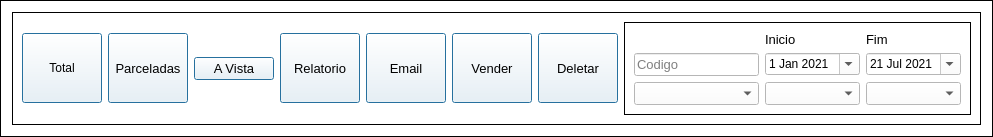
               <widget class="QFrame" name="frame_15">
                <property name="styleSheet">
                 <string notr="true">background-color: rgb(255, 255, 255);</string>
                </property>
                <property name="frameShape">
                 <enum>QFrame::Box</enum>
                </property>
                <property name="frameShadow">
                 <enum>QFrame::Plain</enum>
                </property>
                <layout class="QGridLayout" name="gridLayout_30">
                 <item row="0" column="0">
                  <widget class="QFrame" name="frame_11">
                   <property name="frameShape">
                    <enum>QFrame::Box</enum>
                   </property>
                   <property name="frameShadow">
                    <enum>QFrame::Plain</enum>
                   </property>
                   <layout class="QGridLayout" name="gridLayout_29">
                    <item row="0" column="7">
                     <widget class="QFrame" name="frame_35">
                      <property name="frameShape">
                       <enum>QFrame::Box</enum>
                      </property>
                      <property name="frameShadow">
                       <enum>QFrame::Plain</enum>
                      </property>
                      <layout class="QGridLayout" name="gridLayout_32">
                       <item row="0" column="2">
                        <widget class="QLabel" name="label_76">
                         <property name="font">
                          <font>
                           <family>Arial</family>
                           <pointsize>10</pointsize>
                          </font>
                         </property>
                         <property name="styleSheet">
                          <string notr="true"/>
                         </property>
                         <property name="text">
                          <string>Fim</string>
                         </property>
                        </widget>
                       </item>
                       <item row="2" column="2">
                        <widget class="QComboBox" name="comboBox_7">
                         <property name="font">
                          <font>
                           <family>Arial</family>
                           <pointsize>10</pointsize>
                          </font>
                         </property>
                         <property name="cursor">
                          <cursorShape>PointingHandCursor</cursorShape>
                         </property>
                         <property name="styleSheet">
                          <string notr="true">background-color: rgb(255, 255, 255);
color: rgb(0, 0, 0);</string>
                         </property>
                        </widget>
                       </item>
                       <item row="2" column="1">
                        <widget class="QComboBox" name="comboBox_8">
                         <property name="font">
                          <font>
                           <family>Arial</family>
                           <pointsize>10</pointsize>
                          </font>
                         </property>
                         <property name="cursor">
                          <cursorShape>PointingHandCursor</cursorShape>
                         </property>
                         <property name="styleSheet">
                          <string notr="true">background-color: rgb(255, 255, 255);
color: rgb(0, 0, 0);</string>
                         </property>
                        </widget>
                       </item>
                       <item row="0" column="1">
                        <widget class="QLabel" name="label_77">
                         <property name="font">
                          <font>
                           <family>Arial</family>
                           <pointsize>10</pointsize>
                          </font>
                         </property>
                         <property name="styleSheet">
                          <string notr="true"/>
                         </property>
                         <property name="text">
                          <string>Inicio</string>
                         </property>
                        </widget>
                       </item>
                       <item row="2" column="0">
                        <widget class="QComboBox" name="comboBox_6">
                         <property name="font">
                          <font>
                           <family>Arial</family>
                           <pointsize>10</pointsize>
                          </font>
                         </property>
                         <property name="cursor">
                          <cursorShape>PointingHandCursor</cursorShape>
                         </property>
                         <property name="styleSheet">
                          <string notr="true">background-color: rgb(255, 255, 255);
color: rgb(0, 0, 0);</string>
                         </property>
                        </widget>
                       </item>
                       <item row="1" column="1">
                        <widget class="QDateEdit" name="dateEdit_4">
                         <property name="enabled">
                          <bool>true</bool>
                         </property>
                         <property name="sizePolicy">
                          <sizepolicy hsizetype="Fixed" vsizetype="Fixed">
                           <horstretch>0</horstretch>
                           <verstretch>0</verstretch>
                          </sizepolicy>
                         </property>
                         <property name="font">
                          <font>
                           <family>MS Shell Dlg 2</family>
                          </font>
                         </property>
                         <property name="cursor">
                          <cursorShape>PointingHandCursor</cursorShape>
                         </property>
                         <property name="styleSheet">
                          <string notr="true">color: rgb(0, 0, 0);
background-color: rgb(255, 255, 255);</string>
                         </property>
                         <property name="accelerated">
                          <bool>false</bool>
                         </property>
                         <property name="correctionMode">
                          <enum>QAbstractSpinBox::CorrectToPreviousValue</enum>
                         </property>
                         <property name="showGroupSeparator" stdset="0">
                          <bool>false</bool>
                         </property>
                         <property name="currentSection">
                          <enum>QDateTimeEdit::DaySection</enum>
                         </property>
                         <property name="calendarPopup">
                          <bool>true</bool>
                         </property>
                         <property name="timeSpec">
                          <enum>Qt::TimeZone</enum>
                         </property>
                         <property name="date">
                          <date>
                           <year>2021</year>
                           <month>1</month>
                           <day>1</day>
                          </date>
                         </property>
                        </widget>
                       </item>
                       <item row="1" column="2">
                        <widget class="QDateEdit" name="dateEdit_5">
                         <property name="cursor">
                          <cursorShape>PointingHandCursor</cursorShape>
                         </property>
                         <property name="styleSheet">
                          <string notr="true">color: rgb(0, 0, 0);
background-color: rgb(255, 255, 255);background-color: rgb(255, 255, 255);</string>
                         </property>
                         <property name="calendarPopup">
                          <bool>true</bool>
                         </property>
                         <property name="date">
                          <date>
                           <year>2021</year>
                           <month>7</month>
                           <day>21</day>
                          </date>
                         </property>
                        </widget>
                       </item>
                       <item row="1" column="0">
                        <widget class="QLineEdit" name="lineEdit_13">
                         <property name="font">
                          <font>
                           <pointsize>10</pointsize>
                          </font>
                         </property>
                         <property name="styleSheet">
                          <string notr="true">background-color: rgb(255, 255, 255);</string>
                         </property>
                         <property name="placeholderText">
                          <string>Codigo</string>
                         </property>
                        </widget>
                       </item>
                      </layout>
                     </widget>
                    </item>
                    <item row="0" column="6">
                     <widget class="QPushButton" name="pushButton_9">
                      <property name="enabled">
                       <bool>true</bool>
                      </property>
                      <property name="maximumSize">
                       <size>
                        <width>82</width>
                        <height>70</height>
                       </size>
                      </property>
                      <property name="font">
                       <font>
                        <pointsize>10</pointsize>
                        <weight>50</weight>
                        <bold>false</bold>
                       </font>
                      </property>
                      <property name="cursor">
                       <cursorShape>PointingHandCursor</cursorShape>
                      </property>
                      <property name="focusPolicy">
                       <enum>Qt::NoFocus</enum>
                      </property>
                      <property name="toolTip">
                       <string>Dar baixa em vendas</string>
                      </property>
                      <property name="styleSheet">
                       <string notr="true"/>
                      </property>
                      <property name="text">
                       <string>Deletar</string>
                      </property>
                      <property name="icon">
                       <iconset>
                        <normaloff>SistemaDeVendas/Imagens/fdelete_256.ico</normaloff>SistemaDeVendas/Imagens/fdelete_256.ico</iconset>
                      </property>
                      <property name="iconSize">
                       <size>
                        <width>37</width>
                        <height>68</height>
                       </size>
                      </property>
                      <property name="autoDefault">
                       <bool>true</bool>
                      </property>
                      <property name="default">
                       <bool>true</bool>
                      </property>
                      <property name="flat">
                       <bool>false</bool>
                      </property>
                     </widget>
                    </item>
                    <item row="0" column="5">
                     <widget class="QPushButton" name="realizarVendas">
                      <property name="maximumSize">
                       <size>
                        <width>82</width>
                        <height>70</height>
                       </size>
                      </property>
                      <property name="font">
                       <font>
                        <pointsize>10</pointsize>
                        <weight>50</weight>
                        <bold>false</bold>
                       </font>
                      </property>
                      <property name="cursor">
                       <cursorShape>PointingHandCursor</cursorShape>
                      </property>
                      <property name="focusPolicy">
                       <enum>Qt::NoFocus</enum>
                      </property>
                      <property name="toolTip">
                       <string>Enviar email</string>
                      </property>
                      <property name="styleSheet">
                       <string notr="true"/>
                      </property>
                      <property name="text">
                       <string>Vender</string>
                      </property>
                      <property name="icon">
                       <iconset>
                        <normaloff>SistemaDeVendas/Imagens/carrinhodecompras.png</normaloff>SistemaDeVendas/Imagens/carrinhodecompras.png</iconset>
                      </property>
                      <property name="iconSize">
                       <size>
                        <width>37</width>
                        <height>50</height>
                       </size>
                      </property>
                      <property name="autoDefault">
                       <bool>true</bool>
                      </property>
                      <property name="default">
                       <bool>true</bool>
                      </property>
                      <property name="flat">
                       <bool>false</bool>
                      </property>
                     </widget>
                    </item>
                    <item row="0" column="4">
                     <widget class="QPushButton" name="enviaemail">
                      <property name="maximumSize">
                       <size>
                        <width>82</width>
                        <height>70</height>
                       </size>
                      </property>
                      <property name="font">
                       <font>
                        <pointsize>10</pointsize>
                        <weight>50</weight>
                        <bold>false</bold>
                       </font>
                      </property>
                      <property name="cursor">
                       <cursorShape>PointingHandCursor</cursorShape>
                      </property>
                      <property name="focusPolicy">
                       <enum>Qt::NoFocus</enum>
                      </property>
                      <property name="toolTip">
                       <string>Enviar email</string>
                      </property>
                      <property name="styleSheet">
                       <string notr="true"/>
                      </property>
                      <property name="text">
                       <string>Email</string>
                      </property>
                      <property name="icon">
                       <iconset>
                        <normaloff>SistemaDeVendas/Imagens/o-email.png</normaloff>SistemaDeVendas/Imagens/o-email.png</iconset>
                      </property>
                      <property name="iconSize">
                       <size>
                        <width>37</width>
                        <height>50</height>
                       </size>
                      </property>
                      <property name="autoDefault">
                       <bool>true</bool>
                      </property>
                      <property name="default">
                       <bool>true</bool>
                      </property>
                      <property name="flat">
                       <bool>false</bool>
                      </property>
                     </widget>
                    </item>
                    <item row="0" column="3">
                     <widget class="QPushButton" name="geraexcel">
                      <property name="maximumSize">
                       <size>
                        <width>82</width>
                        <height>70</height>
                       </size>
                      </property>
                      <property name="font">
                       <font>
                        <pointsize>10</pointsize>
                        <weight>50</weight>
                        <bold>false</bold>
                       </font>
                      </property>
                      <property name="cursor">
                       <cursorShape>PointingHandCursor</cursorShape>
                      </property>
                      <property name="focusPolicy">
                       <enum>Qt::NoFocus</enum>
                      </property>
                      <property name="toolTip">
                       <string>Gerar relatorio de vendas</string>
                      </property>
                      <property name="styleSheet">
                       <string notr="true"/>
                      </property>
                      <property name="text">
                       <string>Relatorio</string>
                      </property>
                      <property name="icon">
                       <iconset>
                        <normaloff>SistemaDeVendas/Imagens/excel.png</normaloff>SistemaDeVendas/Imagens/excel.png</iconset>
                      </property>
                      <property name="iconSize">
                       <size>
                        <width>65</width>
                        <height>32</height>
                       </size>
                      </property>
                      <property name="shortcut">
                       <string/>
                      </property>
                      <property name="checkable">
                       <bool>false</bool>
                      </property>
                      <property name="checked">
                       <bool>false</bool>
                      </property>
                      <property name="autoDefault">
                       <bool>true</bool>
                      </property>
                      <property name="default">
                       <bool>true</bool>
                      </property>
                      <property name="flat">
                       <bool>false</bool>
                      </property>
                     </widget>
                    </item>
                    <item row="0" column="2">
                     <widget class="QPushButton" name="pushButton_15">
                      <property name="font">
                       <font>
                        <pointsize>10</pointsize>
                        <weight>50</weight>
                        <bold>false</bold>
                       </font>
                      </property>
                      <property name="cursor">
                       <cursorShape>PointingHandCursor</cursorShape>
                      </property>
                      <property name="focusPolicy">
                       <enum>Qt::NoFocus</enum>
                      </property>
                      <property name="toolTip">
                       <string>Vendas a vista</string>
                      </property>
                      <property name="styleSheet">
                       <string notr="true"/>
                      </property>
                      <property name="text">
                       <string>A Vista</string>
                      </property>
                      <property name="icon">
                       <iconset>
                        <normaloff>SistemaDeVendas/Imagens/vendaavista.ico</normaloff>SistemaDeVendas/Imagens/vendaavista.ico</iconset>
                      </property>
                      <property name="iconSize">
                       <size>
                        <width>30</width>
                        <height>64</height>
                       </size>
                      </property>
                      <property name="autoDefault">
                       <bool>true</bool>
                      </property>
                      <property name="default">
                       <bool>true</bool>
                      </property>
                      <property name="flat">
                       <bool>false</bool>
                      </property>
                     </widget>
                    </item>
                    <item row="0" column="1">
                     <widget class="QPushButton" name="pushButton_10">
                      <property name="enabled">
                       <bool>true</bool>
                      </property>
                      <property name="maximumSize">
                       <size>
                        <width>82</width>
                        <height>70</height>
                       </size>
                      </property>
                      <property name="font">
                       <font>
                        <pointsize>10</pointsize>
                        <weight>50</weight>
                        <bold>false</bold>
                       </font>
                      </property>
                      <property name="cursor">
                       <cursorShape>PointingHandCursor</cursorShape>
                      </property>
                      <property name="focusPolicy">
                       <enum>Qt::NoFocus</enum>
                      </property>
                      <property name="toolTip">
                       <string>Vendas parceladas</string>
                      </property>
                      <property name="styleSheet">
                       <string notr="true"/>
                      </property>
                      <property name="text">
                       <string>Parceladas</string>
                      </property>
                      <property name="icon">
                       <iconset>
                        <normaloff>SistemaDeVendas/Imagens/vendaparcelada.png</normaloff>SistemaDeVendas/Imagens/vendaparcelada.png</iconset>
                      </property>
                      <property name="iconSize">
                       <size>
                        <width>92</width>
                        <height>30</height>
                       </size>
                      </property>
                      <property name="autoDefault">
                       <bool>true</bool>
                      </property>
                      <property name="default">
                       <bool>true</bool>
                      </property>
                      <property name="flat">
                       <bool>false</bool>
                      </property>
                     </widget>
                    </item>
                    <item row="0" column="0">
                     <widget class="QPushButton" name="pushButton_14">
                      <property name="maximumSize">
                       <size>
                        <width>82</width>
                        <height>70</height>
                       </size>
                      </property>
                      <property name="cursor">
                       <cursorShape>PointingHandCursor</cursorShape>
                      </property>
                      <property name="focusPolicy">
                       <enum>Qt::NoFocus</enum>
                      </property>
                      <property name="toolTip">
                       <string>Consultar vendas</string>
                      </property>
                      <property name="styleSheet">
                       <string notr="true"/>
                      </property>
                      <property name="text">
                       <string>Total</string>
                      </property>
                      <property name="icon">
                       <iconset>
                        <normaloff>SistemaDeVendas/Imagens/lupa.ico</normaloff>SistemaDeVendas/Imagens/lupa.ico</iconset>
                      </property>
                      <property name="iconSize">
                       <size>
                        <width>40</width>
                        <height>35</height>
                       </size>
                      </property>
                      <property name="autoDefault">
                       <bool>true</bool>
                      </property>
                      <property name="default">
                       <bool>true</bool>
                      </property>
                      <property name="flat">
                       <bool>false</bool>
                      </property>
                     </widget>
                    </item>
                   </layout>
                  </widget>
                 </item>
                </layout>
               </widget>
